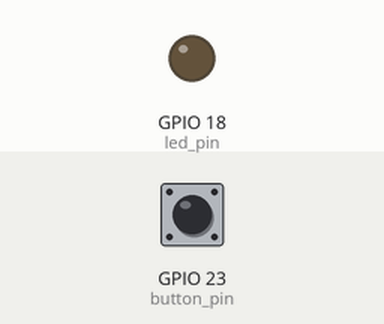
A program run on a simulated Raspberry Pi (BCM pin numbers). Parts: output pins drawn as LEDs (lit = HIGH). The inputs (shaded band) are chosen by the test bench; at power-on: GPIO 23 (button_pin) LOW.

Above: at 1.2 s.
1.3 s: GPIO 23 (button_pin) pulled HIGH for 0.15 s
At 1.4 s:
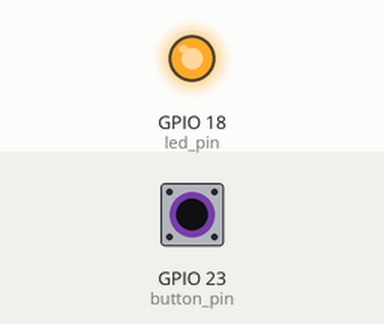
3.0 s: GPIO 23 (button_pin) pulled HIGH for 3.2 s
At 6.7 s:
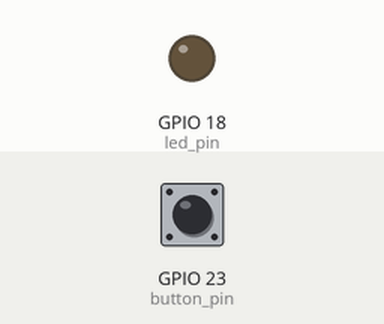
Timing chart, 0 to 8.2 s (numbered marks = the images above; inputs shaded):
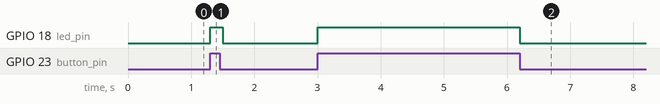

The program:

push-button-with-led.py
```python
# push-button-with-led.py

import RPi.GPIO as GPIO
import time

# SET THESE TO THE DESIRED VALUES (pin numbers in BCM)
led_pin = 18
button_pin = 23

# configure the GPIO pins
GPIO.setmode(GPIO.BCM)
GPIO.setup(led_pin, GPIO.OUT)
GPIO.setup(button_pin, GPIO.IN, pull_up_down=GPIO.PUD_DOWN)

# turn the LED on while the button is held
try:
    while True:
        if GPIO.input(button_pin) == GPIO.HIGH:
            GPIO.output(led_pin, GPIO.HIGH)
        else:
            GPIO.output(led_pin, GPIO.LOW)
        time.sleep(0.1)     # to limit CPU usage
finally:
    # turn off LED and clean up pins when done
    GPIO.output(led_pin, GPIO.LOW)
    GPIO.cleanup()
```

Measured:
- after the input at 1.3 s, GPIO 18 (led_pin): LOW → HIGH at once, → LOW 0.20 s later
- after the input at 3.0 s, GPIO 18 (led_pin): LOW → HIGH at once, → LOW 3.2 s later
